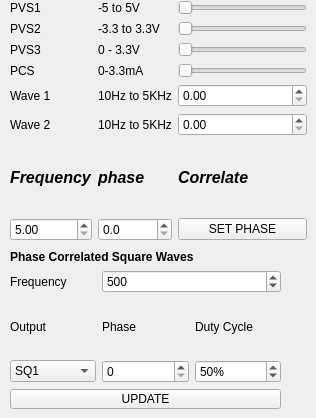
         <widget class="QWidget" name="Peripheral">
          <attribute name="title">
           <string>Peripherals</string>
          </attribute>
          <attribute name="toolTip">
           <string>Set values for function generators, voltage sources etc.</string>
          </attribute>
          <widget class="QWidget" name="layoutWidget">
           <property name="geometry">
            <rect>
             <x>10</x>
             <y>0</y>
             <width>297</width>
             <height>241</height>
            </rect>
           </property>
           <layout class="QGridLayout" name="gridLayout">
            <property name="sizeConstraint">
             <enum>QLayout::SetNoConstraint</enum>
            </property>
            <item row="0" column="0">
             <widget class="QLabel" name="label_6">
              <property name="sizePolicy">
               <sizepolicy hsizetype="Maximum" vsizetype="Preferred">
                <horstretch>0</horstretch>
                <verstretch>0</verstretch>
               </sizepolicy>
              </property>
              <property name="text">
               <string>PVS1 </string>
              </property>
             </widget>
            </item>
            <item row="1" column="0">
             <widget class="QLabel" name="label_7">
              <property name="sizePolicy">
               <sizepolicy hsizetype="Maximum" vsizetype="Preferred">
                <horstretch>0</horstretch>
                <verstretch>0</verstretch>
               </sizepolicy>
              </property>
              <property name="text">
               <string>PVS2 </string>
              </property>
             </widget>
            </item>
            <item row="1" column="1">
             <widget class="QLabel" name="PVS2_LABEL">
              <property name="text">
               <string>-3.3 to 3.3V</string>
              </property>
             </widget>
            </item>
            <item row="2" column="0">
             <widget class="QLabel" name="label_5">
              <property name="sizePolicy">
               <sizepolicy hsizetype="Maximum" vsizetype="Preferred">
                <horstretch>0</horstretch>
                <verstretch>0</verstretch>
               </sizepolicy>
              </property>
              <property name="text">
               <string>PVS3</string>
              </property>
             </widget>
            </item>
            <item row="2" column="1">
             <widget class="QLabel" name="PVS3_LABEL">
              <property name="text">
               <string>0 - 3.3V</string>
              </property>
             </widget>
            </item>
            <item row="3" column="0">
             <widget class="QLabel" name="label_8">
              <property name="sizePolicy">
               <sizepolicy hsizetype="Maximum" vsizetype="Preferred">
                <horstretch>0</horstretch>
                <verstretch>0</verstretch>
               </sizepolicy>
              </property>
              <property name="text">
               <string>PCS</string>
              </property>
             </widget>
            </item>
            <item row="3" column="1">
             <widget class="QLabel" name="PCS_LABEL">
              <property name="text">
               <string>0-3.3mA</string>
              </property>
             </widget>
            </item>
            <item row="4" column="0">
             <widget class="QLabel" name="label_15">
              <property name="sizePolicy">
               <sizepolicy hsizetype="Maximum" vsizetype="Preferred">
                <horstretch>0</horstretch>
                <verstretch>0</verstretch>
               </sizepolicy>
              </property>
              <property name="text">
               <string>Wave 1</string>
              </property>
             </widget>
            </item>
            <item row="4" column="1">
             <widget class="QLabel" name="WAVE1_FREQ">
              <property name="text">
               <string>10Hz to 5KHz</string>
              </property>
             </widget>
            </item>
            <item row="4" column="2">
             <widget class="QDoubleSpinBox" name="sinebox2">
              <property name="sizePolicy">
               <sizepolicy hsizetype="Minimum" vsizetype="Fixed">
                <horstretch>0</horstretch>
                <verstretch>0</verstretch>
               </sizepolicy>
              </property>
              <property name="maximum">
               <double>1000000.000000000000000</double>
              </property>
             </widget>
            </item>
            <item row="0" column="1">
             <widget class="QLabel" name="PVS1_LABEL">
              <property name="text">
               <string>-5 to 5V</string>
              </property>
             </widget>
            </item>
            <item row="0" column="2">
             <widget class="QSlider" name="horizontalSlider">
              <property name="maximum">
               <number>4095</number>
              </property>
              <property name="orientation">
               <enum>Qt::Horizontal</enum>
              </property>
             </widget>
            </item>
            <item row="1" column="2">
             <widget class="QSlider" name="horizontalSlider_2">
              <property name="maximum">
               <number>4095</number>
              </property>
              <property name="orientation">
               <enum>Qt::Horizontal</enum>
              </property>
             </widget>
            </item>
            <item row="2" column="2">
             <widget class="QSlider" name="horizontalSlider_3">
              <property name="maximum">
               <number>4095</number>
              </property>
              <property name="orientation">
               <enum>Qt::Horizontal</enum>
              </property>
             </widget>
            </item>
            <item row="3" column="2">
             <widget class="QSlider" name="horizontalSlider_4">
              <property name="maximum">
               <number>4095</number>
              </property>
              <property name="orientation">
               <enum>Qt::Horizontal</enum>
              </property>
             </widget>
            </item>
            <item row="5" column="0">
             <widget class="QLabel" name="label_22">
              <property name="sizePolicy">
               <sizepolicy hsizetype="Maximum" vsizetype="Preferred">
                <horstretch>0</horstretch>
                <verstretch>0</verstretch>
               </sizepolicy>
              </property>
              <property name="text">
               <string>Wave 2</string>
              </property>
             </widget>
            </item>
            <item row="5" column="1">
             <widget class="QLabel" name="WAVE2_FREQ">
              <property name="text">
               <string>10Hz to 5KHz</string>
              </property>
             </widget>
            </item>
            <item row="5" column="2">
             <widget class="QDoubleSpinBox" name="sinebox1">
              <property name="sizePolicy">
               <sizepolicy hsizetype="Minimum" vsizetype="Fixed">
                <horstretch>0</horstretch>
                <verstretch>0</verstretch>
               </sizepolicy>
              </property>
              <property name="maximum">
               <double>1000000.000000000000000</double>
              </property>
             </widget>
            </item>
            <item row="6" column="0">
             <widget class="QLabel" name="label_24">
              <property name="sizePolicy">
               <sizepolicy hsizetype="Maximum" vsizetype="Preferred">
                <horstretch>0</horstretch>
                <verstretch>0</verstretch>
               </sizepolicy>
              </property>
              <property name="font">
               <font>
                <pointsize>12</pointsize>
                <weight>75</weight>
                <italic>true</italic>
                <bold>true</bold>
               </font>
              </property>
              <property name="text">
               <string>Frequency</string>
              </property>
             </widget>
            </item>
            <item row="6" column="1">
             <widget class="QLabel" name="label_25">
              <property name="sizePolicy">
               <sizepolicy hsizetype="Maximum" vsizetype="Preferred">
                <horstretch>0</horstretch>
                <verstretch>0</verstretch>
               </sizepolicy>
              </property>
              <property name="font">
               <font>
                <pointsize>12</pointsize>
                <weight>75</weight>
                <italic>true</italic>
                <bold>true</bold>
               </font>
              </property>
              <property name="text">
               <string>phase</string>
              </property>
             </widget>
            </item>
            <item row="6" column="2">
             <widget class="QLabel" name="label_26">
              <property name="sizePolicy">
               <sizepolicy hsizetype="Maximum" vsizetype="Preferred">
                <horstretch>0</horstretch>
                <verstretch>0</verstretch>
               </sizepolicy>
              </property>
              <property name="font">
               <font>
                <pointsize>12</pointsize>
                <weight>75</weight>
                <italic>true</italic>
                <bold>true</bold>
               </font>
              </property>
              <property name="text">
               <string>Correlate</string>
              </property>
             </widget>
            </item>
            <item row="7" column="0">
             <widget class="QDoubleSpinBox" name="sinePhase_freq">
              <property name="sizePolicy">
               <sizepolicy hsizetype="Minimum" vsizetype="Fixed">
                <horstretch>0</horstretch>
                <verstretch>0</verstretch>
               </sizepolicy>
              </property>
              <property name="minimum">
               <double>5.000000000000000</double>
              </property>
              <property name="maximum">
               <double>5000.000000000000000</double>
              </property>
             </widget>
            </item>
            <item row="7" column="1">
             <widget class="QDoubleSpinBox" name="sinePhase_phase">
              <property name="sizePolicy">
               <sizepolicy hsizetype="Minimum" vsizetype="Fixed">
                <horstretch>0</horstretch>
                <verstretch>0</verstretch>
               </sizepolicy>
              </property>
              <property name="decimals">
               <number>1</number>
              </property>
              <property name="maximum">
               <double>359.000000000000000</double>
              </property>
             </widget>
            </item>
            <item row="7" column="2">
             <widget class="QPushButton" name="pushButton_2">
              <property name="text">
               <string>SET PHASE</string>
              </property>
             </widget>
            </item>
           </layout>
          </widget>
          <widget class="QWidget" name="layoutWidget_2">
           <property name="geometry">
            <rect>
             <x>10</x>
             <y>250</y>
             <width>271</width>
             <height>159</height>
            </rect>
           </property>
           <layout class="QGridLayout" name="gridLayout_5">
            <item row="1" column="0">
             <widget class="QLabel" name="label_3">
              <property name="text">
               <string>Frequency</string>
              </property>
             </widget>
            </item>
            <item row="3" column="0">
             <widget class="QComboBox" name="SQR_NM">
              <item>
               <property name="text">
                <string>SQ1</string>
               </property>
              </item>
              <item>
               <property name="text">
                <string>SQ2</string>
               </property>
              </item>
              <item>
               <property name="text">
                <string>OD1</string>
               </property>
              </item>
              <item>
               <property name="text">
                <string>OD2</string>
               </property>
              </item>
             </widget>
            </item>
            <item row="2" column="2">
             <widget class="QLabel" name="label_21">
              <property name="text">
               <string>Duty Cycle</string>
              </property>
             </widget>
            </item>
            <item row="2" column="1">
             <widget class="QLabel" name="label_20">
              <property name="text">
               <string>Phase</string>
              </property>
             </widget>
            </item>
            <item row="0" column="0" colspan="3">
             <widget class="QLabel" name="label_2">
              <property name="sizePolicy">
               <sizepolicy hsizetype="Preferred" vsizetype="Maximum">
                <horstretch>0</horstretch>
                <verstretch>0</verstretch>
               </sizepolicy>
              </property>
              <property name="font">
               <font>
                <weight>75</weight>
                <bold>true</bold>
               </font>
              </property>
              <property name="text">
               <string>Phase Correlated Square Waves</string>
              </property>
             </widget>
            </item>
            <item row="2" column="0">
             <widget class="QLabel" name="label_18">
              <property name="text">
               <string>Output</string>
              </property>
             </widget>
            </item>
            <item row="4" column="0" colspan="3">
             <widget class="QPushButton" name="pushButton_7">
              <property name="maximumSize">
               <size>
                <width>16777215</width>
                <height>20</height>
               </size>
              </property>
              <property name="text">
               <string>UPDATE</string>
              </property>
             </widget>
            </item>
            <item row="1" column="1" colspan="2">
             <widget class="QSpinBox" name="SQR_FREQ">
              <property name="minimum">
               <number>1</number>
              </property>
              <property name="maximum">
               <number>1000000</number>
              </property>
              <property name="value">
               <number>500</number>
              </property>
             </widget>
            </item>
            <item row="3" column="1">
             <widget class="QSpinBox" name="SQR_PH">
              <property name="maximum">
               <number>360</number>
              </property>
             </widget>
            </item>
            <item row="3" column="2">
             <widget class="QSpinBox" name="SQR_DC">
              <property name="suffix">
               <string>%</string>
              </property>
              <property name="maximum">
               <number>100</number>
              </property>
              <property name="value">
               <number>50</number>
              </property>
             </widget>
            </item>
           </layout>
          </widget>
         </widget>
